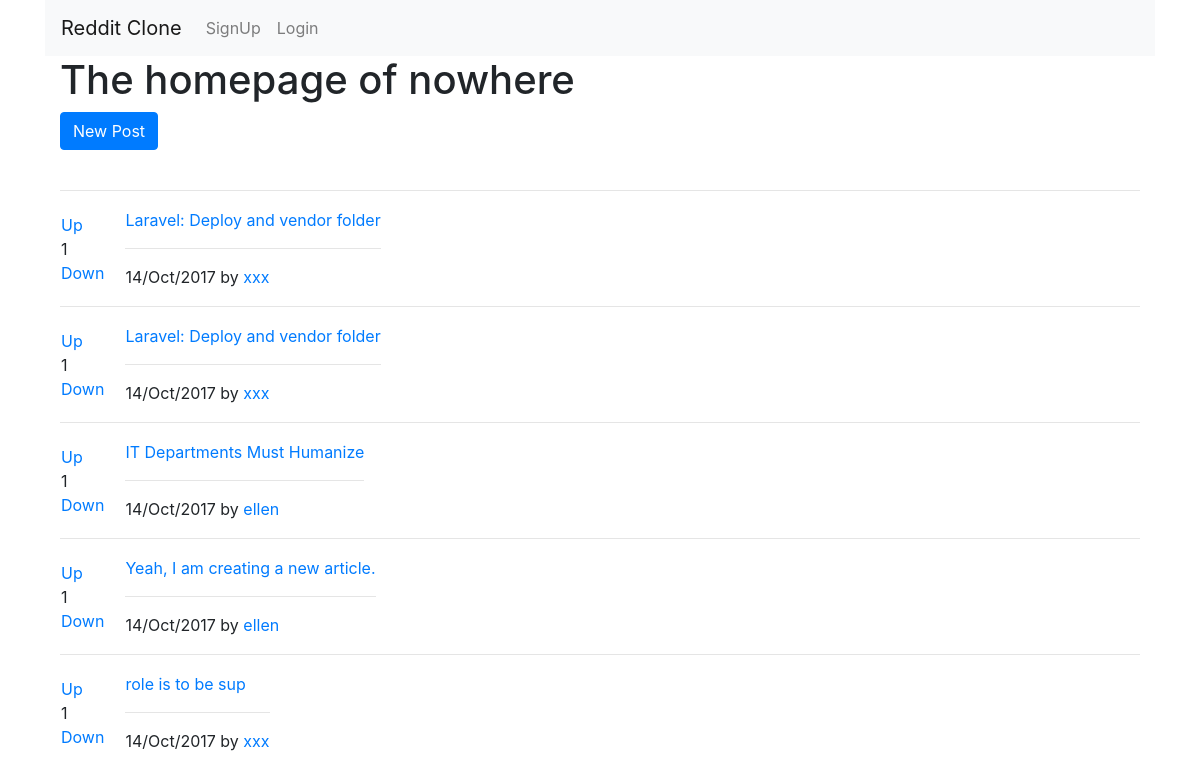
Before: / with the older database file.
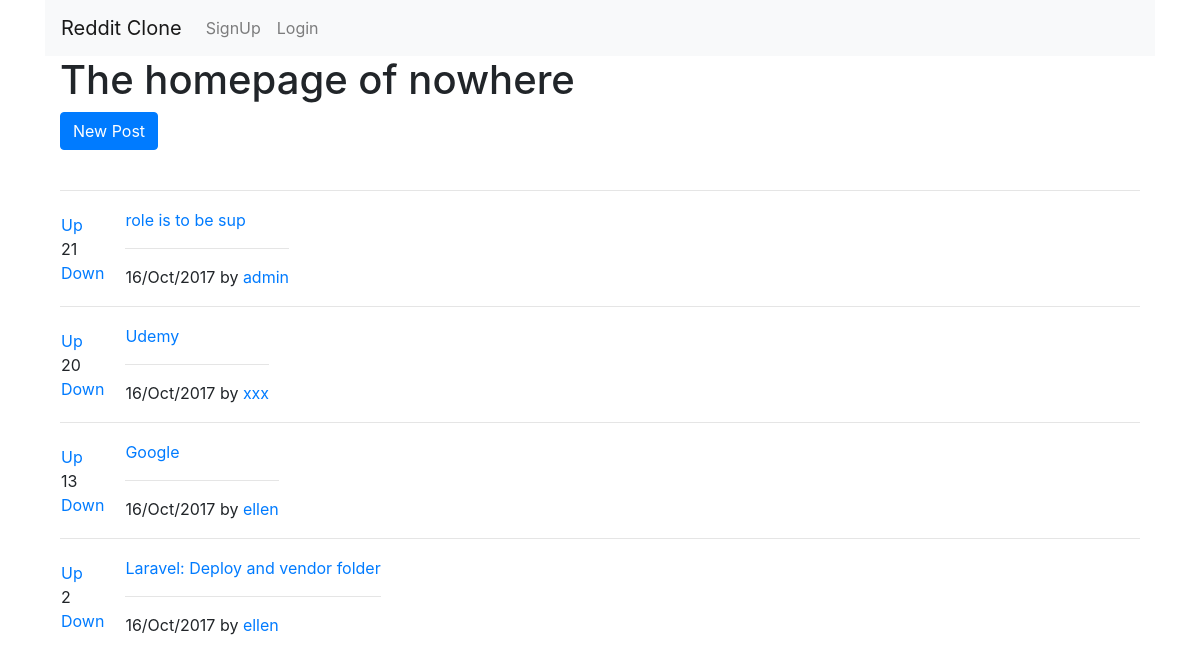
After: the same page with the newer database file.
### posts/models.py (models this page shows, shortened)
class Posts(models.Model):
    title = models.TextField(max_length=200)
    url = models.TextField()
    post_date = models.DateField()
    author = models.ForeignKey(User)
    votes = models.IntegerField(default=1)
    def post_date_pretty(self):
        return self.post_date.strftime('%e/%b/%Y')

### posts/views.py (the view)
# urls.py: 2. Add a URL to urlpatterns:  url(r'^$', views.home, name='home')
def home(request):
    posts = Posts.objects.order_by('-votes')
    return render(request, 'posts/home.html', {'posts': posts})

### posts/templates/posts/home.html (shortened to what this page needs)
{% extends 'base.html' %}
{% block content %}
    <h1>The homepage of nowhere</h1>
    <a class="btn btn-primary" href="{% url 'posts:addpost' %}">New Post</a>
    <br/>
    <br/>
    {% for post in posts.all %}
        <table>
            <tr>
                <td style="padding-right: 20px;">
                    <a href="#"
                       onClick="document.getElementById('upvote{{ post.id }}').submit()">
                        <span>Up</span>
                    </a>
                    <br/>{{ post.votes }}<br/>
                    <a href="#"
                       onClick="document.getElementById('downvote{{ post.id }}').submit()">
                        <span>Down</span>
                    </a>
                </td>
                <td>
                    <a href="{{ post.url }}">{{ post.title }}
                    </a>
                    <hr/>
                    {{ post.post_date_pretty }} by
                    <a href="#">
                        {{ post.author.username }}
                    </a>
                </td>
            </tr>
            <tr>
            <hr />
            </tr>
        </table>
    {% endfor %}
{% endblock %}

### templates/base.html (shortened to what this page needs)
<!DOCTYPE html>
<html lang="en">
<head>
    <link rel="stylesheet" href="https://maxcdn.bootstrapcdn.com/bootstrap/4.0.0-beta/css/bootstrap.min.css"
>
</head>
<body>
<div class="container">
    <nav class="navbar navbar-expand-lg navbar-light bg-light">
        <a class="navbar-brand" href="{% url 'home' %}">Reddit Clone</a>
        <div class="collapse navbar-collapse" id="navbarNav">
            <ul class="navbar-nav">
                {% if user.is_authenticated %}
                    <li class="nav-item">
                        <a class="nav-link" href="#"
                           onclick="document.getElementById('logout').submit()">Logout</a>
                        <form id="logout" method="post" action="{% url 'accounts:logout' %}">
                            {% csrf_token %}
                            <input type="hidden">
                        </form>
                    </li>
                {% else %}
                    <li class="nav-item">
                        <a class="nav-link" href="{% url 'accounts:signup' %}">SignUp</a>
                    </li>
                    <li class="nav-item">
                        <a class="nav-link" href="{% url 'accounts:login' %}">Login</a>
                    </li>
                {% endif %}
            </ul>
        </div>
    </nav>
    <div class="container">
        {% block content %}
        {% endblock %}
    </div>
</div>
</body>
</html>

Changed rows visible on the page:
removed Posts: votes "1", title "Laravel: Deploy and vendor folder", post_date_pretty "14/Oct/2017", author.username "xxx"
removed Posts: votes "1", title "Laravel: Deploy and vendor folder", post_date_pretty "14/Oct/2017", author.username "xxx"
removed Posts: votes "1", title "IT Departments Must Humanize", post_date_pretty "14/Oct/2017", author.username "ellen"
removed Posts: votes "1", title "Yeah, I am creating a new article.", post_date_pretty "14/Oct/2017", author.username "ellen"
removed Posts: votes "1", title "role is to be sup", post_date_pretty "14/Oct/2017", author.username "xxx"
added Posts: votes "21", title "role is to be sup", post_date_pretty "16/Oct/2017", author.username "admin"
added Posts: votes "20", title "Udemy", post_date_pretty "16/Oct/2017", author.username "xxx"
added Posts: votes "13", title "Google", post_date_pretty "16/Oct/2017", author.username "ellen"
added Posts: votes "2", title "Laravel: Deploy and vendor folder", post_date_pretty "16/Oct/2017", author.username "ellen"
